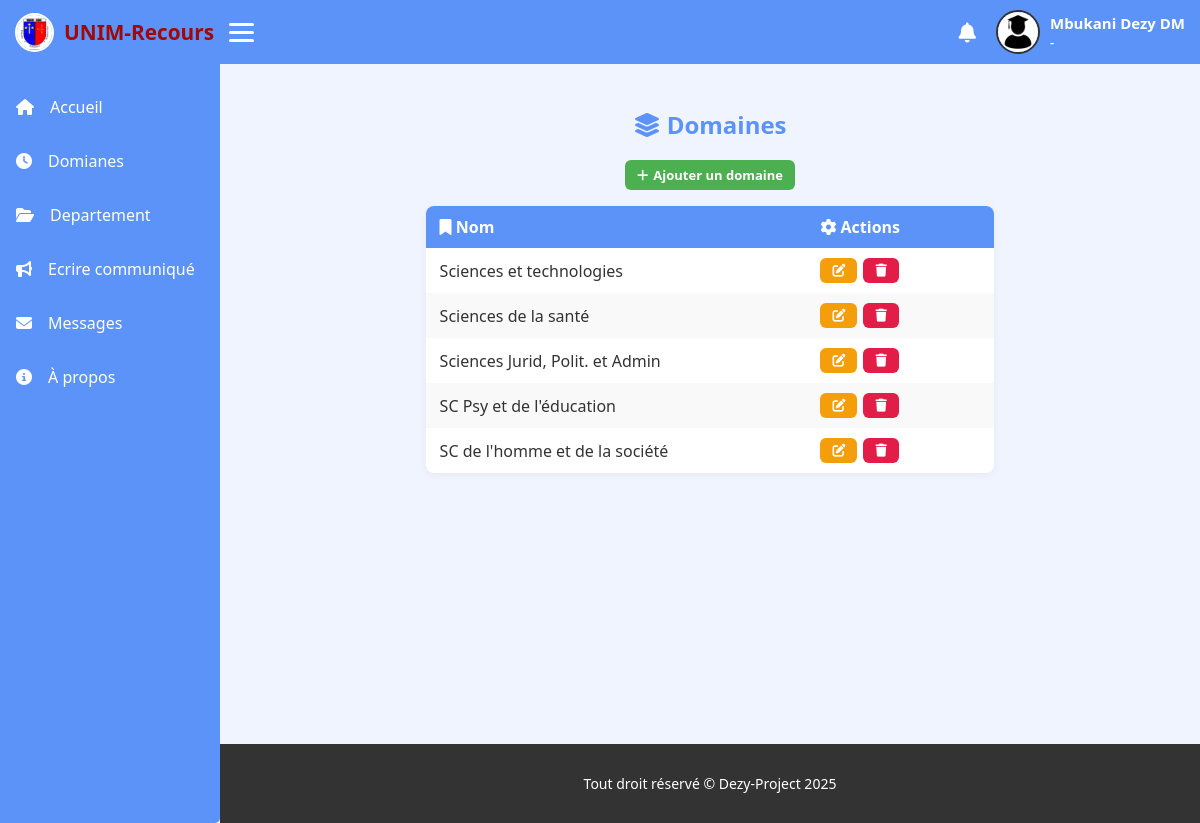
/structure/domaines/ (signed in), run on the app's committed database.
### accounts/models.py (models this page shows, shortened)
class User(AbstractUser):
    class Roles(models.TextChoices):
        ETUDIANT = 'ETU', 'Étudiant'
        JURY = 'JUR', 'Jury'
        STAFF = 'STA', 'Staff/Administration'
    role = models.CharField(
        max_length=3,
        choices=Roles.choices,
        default=Roles.ETUDIANT,
        help_text="Rôle fonctionnel de l'utilisateur"
    )
    autre_nom = models.CharField(
        max_length=150,
        help_text="Deuxième prénom ou deuxième nom selon la coutume"
    )
    def nom_complet(self):
        parts = [self.first_name, self.last_name,  self.autre_nom]
        return " ".join(p for p in parts if p)

### structure/models.py (models this page shows, shortened)
class Domaine(models.Model):
    nom = models.CharField(max_length=200, unique=True)  # ex: Sciences et technologies

### structure/views.py (the view)
# urls.py: path("domaines/", views.liste_domaines, name="liste_domaines"),
@login_required
def liste_domaines(request):
    domaines = Domaine.objects.all()
    return render(request, "admin/domaines/liste.html", {"domaines": domaines})

### templates/admin/domaines/liste.html (shortened to what this page needs)
{% extends "accounts/staff_dashboard.html" %}
{% block content %}
<h2><i class="fa-solid fa-layer-group"></i> Domaines</h2>
<div style="text-align:center;">
    <a href="{% url 'ajouter_domaine' %}" class="btn btn-add">
        <i class="fa-solid fa-plus"></i> Ajouter un domaine
    </a>
</div>
{% if domaines %}
<table>
    <thead>
        <tr>
            <th><i class="fa-solid fa-bookmark"></i> Nom</th>
            <th style="width: 160px;"><i class="fa-solid fa-gear"></i> Actions</th>
        </tr>
    </thead>
    <tbody>
        {% for d in domaines %}
        <tr>
            <td>{{ d.nom }}</td>
            <td class="actions">
                <a href="{% url 'modifier_domaine' d.pk %}" class="btn btn-edit">
                    <i class="fa-solid fa-pen-to-square"></i>
                </a>
                <a href="{% url 'supprimer_domaine' d.pk %}" class="btn btn-delete"
                   onclick="return confirm('Voulez-vous vraiment supprimer ce domaine ?')">
                    <i class="fa-solid fa-trash"></i>
                </a>
            </td>
        </tr>
        {% endfor %}
    </tbody>
</table>
{% else %}
<p class="empty"><i class="fa-solid fa-circle-exclamation"></i> Aucun domaine trouvé.</p>
{% endif %}
{% endblock %}

### templates/accounts/staff_dashboard.html (shortened to what this page needs)
{% load static %}
<!DOCTYPE html>
<html lang="fr">
<head>
    <link rel="stylesheet" href="https://cdnjs.cloudflare.com/ajax/libs/font-awesome/6.5.0/css/all.min.css">
</head>
<body>
    <header>
        <div class="left">
            <div class="logo">
                <img src="{% static 'logo.jpg' %}" alt="Logo">
                <a href="{% url 'dashboard_redirect' %}">UNIM-Recours</a>
            </div>
            <div class="burger" onclick="toggleMenu()">
                <span></span><span></span><span></span>
            </div>
        </div>
        <div class="right">
            <a href="{% url 'mes_notifications' %}" class="notif-link">
                <i class="fas fa-bell"></i>
            </a>
            <div class="profil-menu">
                <a href="#" class="profil">
                    {% if user.jury_profile.photo_profil %}
                        <img src="" alt="Profil">
                    {% else %}
                        <img src="{% static 'icons/etu.webp' %}" alt="">
                    {% endif %}
                    <span>
                        <b>{{ user.nom_complet }}</b>
                        <i>{{ user.jury_profile.fonction }} - {{ user.jury_profile.domaine.nom }}</i>
                    </span>
                </a>
            </div>
        </div>
    </header>
    <div id="side_bar">
        <div class="liens">
            <a href="{% url 'dashboard_redirect' %}"><i class="fas fa-home"></i><span class="text">Accueil</span></a>
            <a href="{% url 'ajouter_domaine' %}"><i class="fas fa-clock"></i><span class="text">Domianes</span></a>
            <a href="{% url 'ajouter_departement' %}"><i class="fas fa-folder-open"></i><span class="text">Departement</span></a>
            <a href="{% url 'ajouter_communique' %}"><i class="fas fa-bullhorn"></i><span class="text">Ecrire communiqué</span></a>
            <a href="{% url 'liste_communiques' %}"><i class="fas fa-envelope"></i><span class="text">Messages</span></a>
            <a href="#"><i class="fas fa-info-circle"></i><span class="text">À propos</span></a>
        </div>
    </div>
    <div class="content">
        {% block content %}
        {% endblock %}
    </div>
    <footer>
        <p>Tout droit réservé © Dezy-Project 2025</p>
    </footer>
</body>
</html>

### templates/accounts/staff_dashboard.html (style rules this page uses)
html { --var-secondary-color: #6e51cf; --var-text-color: #fff; --var-text-color-dark: #333; --var-bg-light: #f0f4ff; --var-bg-dark: #d3c9f3; --unim--1: rgb(160, 8, 8); --bg--vrai: rgb(92, 147, 248); }
body { background: var(--var-bg-light); color: var(--var-text-color-dark); font-family: 'Segoe UI', Tahoma, Geneva, Verdana, sans-serif; margin: 0; padding: 0; }
#side_bar { background-color: var(--bg--vrai); width: 220px; display: flex; flex-direction: column; position: fixed; top: 0; left: 0; bottom: 0; transition: width .3s ease; border-radius: 0 5px 5px 0; overflow-x: hidden; }
#side_bar .liens { margin-top: 80px; flex: 1; }
#side_bar .liens a { text-decoration: none; display: flex; align-items: center; gap: 1rem; color: var(--var-text-color); padding: 1rem; border-radius: 6px; transition: background .3s; font-size: 16px; }
header { display: flex; align-items: center; justify-content: space-between; background-color: var(--bg--vrai); padding: 10px 15px; position: fixed; top: 0; left: 0; right: 0; z-index: 1000; }
header .left { display: flex; align-items: center; gap: 15px; }
header .logo { display: flex; align-items: center; gap: 10px; }
header .logo img { width: 35px; height: 35px; border-radius: 50%; border: 2px solid var(--var-text-color); }
header .logo a { text-decoration: none; color: var(--unim--1); font-weight: bold; font-size: 1.3em; }
.burger { display: flex; flex-direction: column; cursor: pointer; gap: 5px; }
.burger span { width: 25px; height: 3px; background: var(--var-text-color); border-radius: 3px; }
header .right { display: flex; align-items: center; gap: 20px; }
.profil-menu { position: relative; }
.profil { display: flex; align-items: center; gap: 10px; cursor: pointer; color: var(--var-text-color); text-decoration: none; }
.profil img { width: 40px; height: 40px; border-radius: 50%; border: 2px solid var(--var-text-color-dark); }
.profil span { display: flex; flex-direction: column; font-size: 14px; }
.profil span b { font-size: 15px; }
.content { transition: margin-left .3s ease; margin-left: 220px; padding: 1rem; min-height: 80vh; margin-top: 4.5rem; }
footer { transition: margin-left .3s ease; margin-left: 220px; padding: 1rem; text-align: center; font-size: 14px; color: var(--var-text-color); background-color: var(--var-text-color-dark); }
.notif-link { position: relative; display: inline-block; color: var(--var-text-color); font-size: 20px; }

### templates/admin/domaines/liste.html (style rules this page uses)
h2 { color: var(--bg--vrai); margin-bottom: 1.2rem; text-align: center; font-weight: 600; }
.btn { padding: 6px 12px; border-radius: 6px; text-decoration: none; font-size: 13px; font-weight: 600; display: inline-flex; align-items: center; gap: 5px; transition: background 0.3s ease; }
.btn-add { background: #4CAF50; color: white; margin-bottom: 1rem; }
.btn-edit { background: #f59e0b; color: white; }
.btn-delete { background: #e11d48; color: white; }
table { width: 60%; margin: 0 auto; border-collapse: collapse; background: white; border-radius: 8px; overflow: hidden; box-shadow: 0 2px 8px rgba(0,0,0,0.05); }
thead { background: var(--bg--vrai); color: white; }
th, td { padding: 10px 14px; text-align: left; }
tbody tr:nth-child(even) { background: #f9f9f9; }
td.actions { display: flex; gap: 6px; }

### data on the page
User: nom_complet "Mbukani Dezy DM"
Domaine: nom "Sciences et technologies"
Domaine: nom "Sciences de la santé"
Domaine: nom "Sciences Jurid, Polit. et Admin"
Domaine: nom "SC Psy et de l'éducation"
Domaine: nom "SC de l'homme et de la société"
